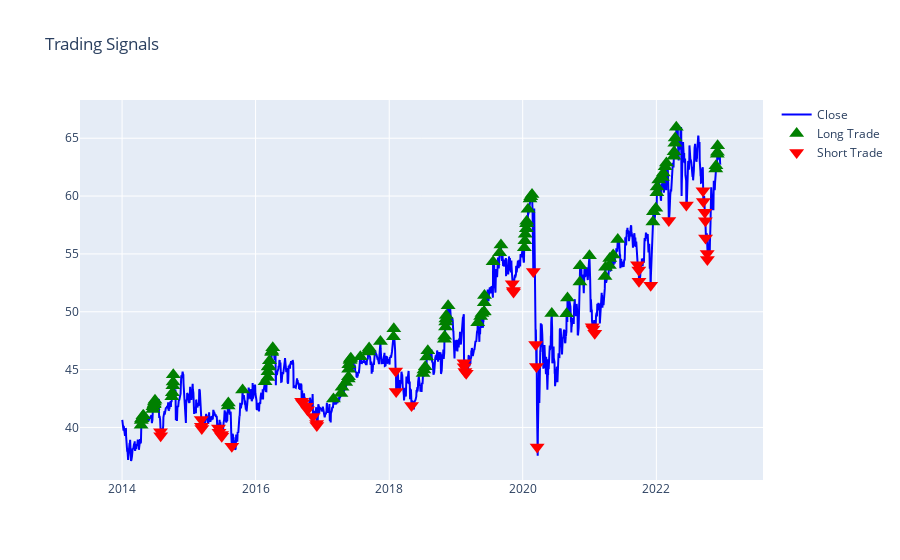

Here is the notebook cell this chart was saved with:
### Code cell
import plotly.graph_objects as go
from plotly.offline import init_notebook_mode, iplot

init_notebook_mode(connected=True)  

def plot_signals(signal, stock):
    signal_plot = abs(signal*close)

    # create figure
    fig = go.Figure()
    
    # add trace
    fig.add_trace(
        go.Scatter(
            x = close.index,
            y = close[stock],
            line = dict(color="blue", width=2),
            name = "Close"
            )
        )

    # add trace
    fig.add_trace(
        go.Scatter(
            x = close.index,
            y = signal_plot[stock].where(signal[stock] == 1 ),
            mode = 'markers',
            marker =dict(symbol='triangle-up', size = 13, color = 'green'),
            name = "Long Trade"
            )
        )

    # add trace
    fig.add_trace(
        go.Scatter(
            x = close.index,
            y = signal_plot[stock].where(signal[stock] == -1 ),
            mode = 'markers',
            marker =dict(symbol='triangle-down', size = 13, color = 'red'),
            name = "Short Trade"
            )
        )

    
    # update layout
    fig.update_layout(
        title = "Trading Signals"
        )
    
    # show figure
    iplot(fig)   

plot_signals(signal, "KO")

### Figure 1 — Plotly figure (JSON) as saved in the notebook; plotly's stock layout.template omitted (floating-point values rounded to 4 significant figures; data arrays with more than 128 entries replaced by an {"elided": "..."} marker saying what was removed)
{"data": [{"line": {"color": "blue", "width": 2}, "name": "Close", "type": "scatter", "x": {"elided": "2258 str values"}, "y": {"elided": "2258 float values"}}, {"marker": {"color": "green", "size": 13, "symbol": "triangle-up"}, "mode": "markers", "name": "Long Trade", "type": "scatter", "x": {"elided": "2258 str values"}, "y": {"elided": "2258 float values"}}, {"marker": {"color": "red", "size": 13, "symbol": "triangle-down"}, "mode": "markers", "name": "Short Trade", "type": "scatter", "x": {"elided": "2258 str values"}, "y": {"elided": "2258 float values"}}], "layout": {"title": {"text": "Trading Signals"}}}
